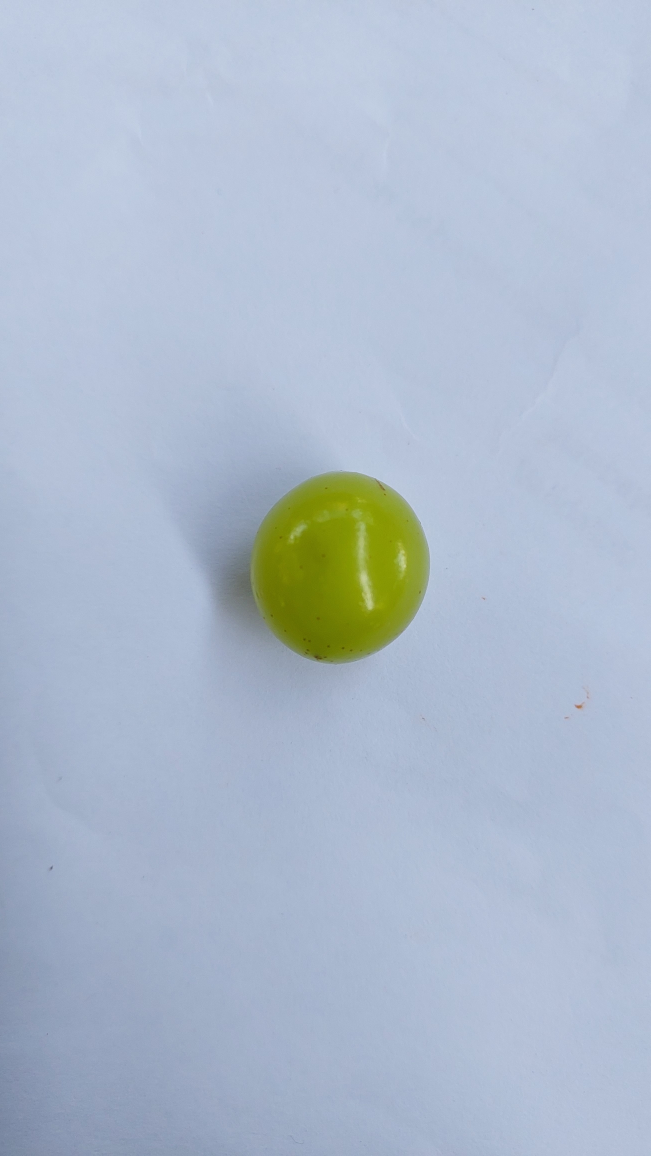
#> input picture Backend/Support/Cobaa3.jpg, 2604 x 4624 px (shown at 1/4 size)
$ python PreProcessingROICoba.py
#> lines starting #> are read from the running program, lines starting #| are printed output that depends on the picture; after the words box and inside, x2 and y2 are one past the last pixel; in counts of white or black regions, pixels touching at a corner belong together
import cv2
from os import walk
from os.path import join
import numpy as np

# Load gambar
image = cv2.imread('Cobaa3.jpg')
#> image is the input picture: shape (4624, 2604, 3); mean B, G, R 204.5, 186.9, 173.6

height, width, channel = image.shape
#> height = 4624; width = 2604; channel = 3

if height > width:
    crop_size = width
#> crop_size = 2604
    y = int ((height-width)/2)
#> y = 1010
    x=0
else:
    crop_size = height
    x = int ((width - height)/2)
    y=0

cropped_image = image[y:y+crop_size, x:x+crop_size]
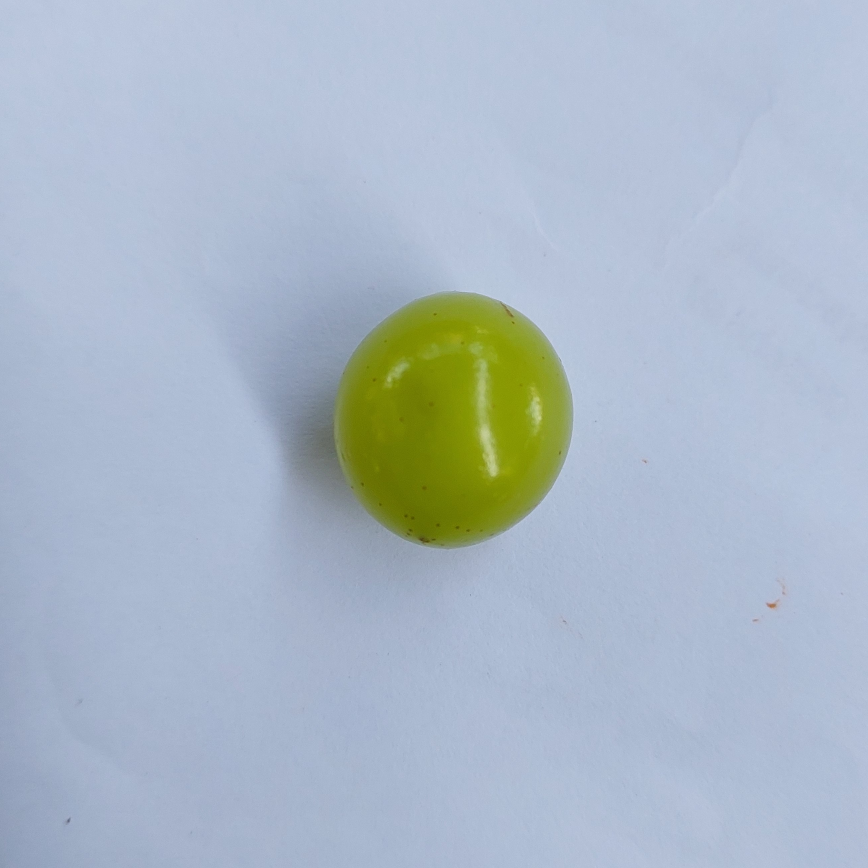
#> cropped_image: shape (2604, 2604, 3) (shown at 1/3 size); mean B, G, R 198.9, 185.2, 171.6

gray = cv2.cvtColor(cropped_image,cv2.COLOR_BGR2GRAY)
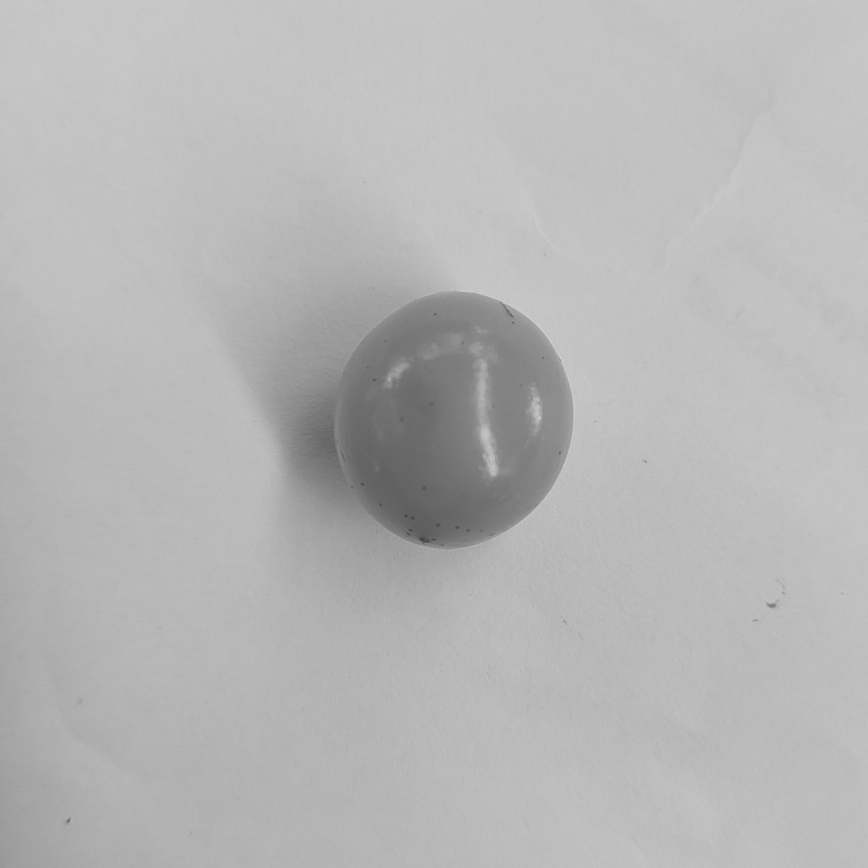
#> gray: shape (2604, 2604) (shown at 1/3 size); min 53, max 220, mean 182.7
_, thresh = cv2.threshold(
    gray, 0, 255, cv2.THRESH_BINARY_INV+cv2.THRESH_OTSU
)
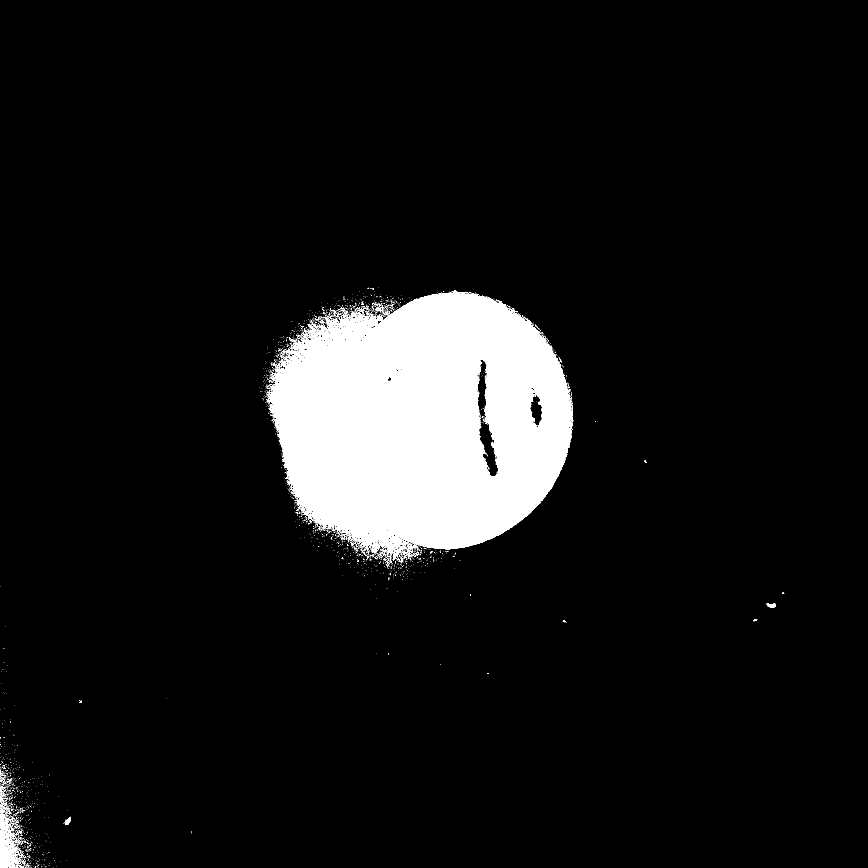
#> thresh: shape (2604, 2604) (shown at 1/3 size); 8% white; 3179 white regions (3108 under 20 px)
contours, _ = cv2.findContours(
    thresh, cv2.RETR_EXTERNAL, cv2. CHAIN_APPROX_SIMPLE
)
#> contours = 3086 contours, 3069 with area under 20; largest, box (x1, y1, x2, y2) and area: (801, 876, 1720, 1683) 543884, (0, 2420, 66, 2604) 4428, (2299, 1810, 2328, 1824) 246, (195, 2450, 213, 2475) 195, (0, 2376, 13, 2412) 69
cnt = max(contours, key=cv2.contourArea)
#> cnt = contour of 5535 points, box (x1, y1, x2, y2) (801, 876, 1720, 1683), area 543884

x, y, w, h, =cv2.boundingRect(cnt)
#> x = 801; y = 876; w = 919; h = 807

roi = cropped_image [y:y+h, x:x+w]
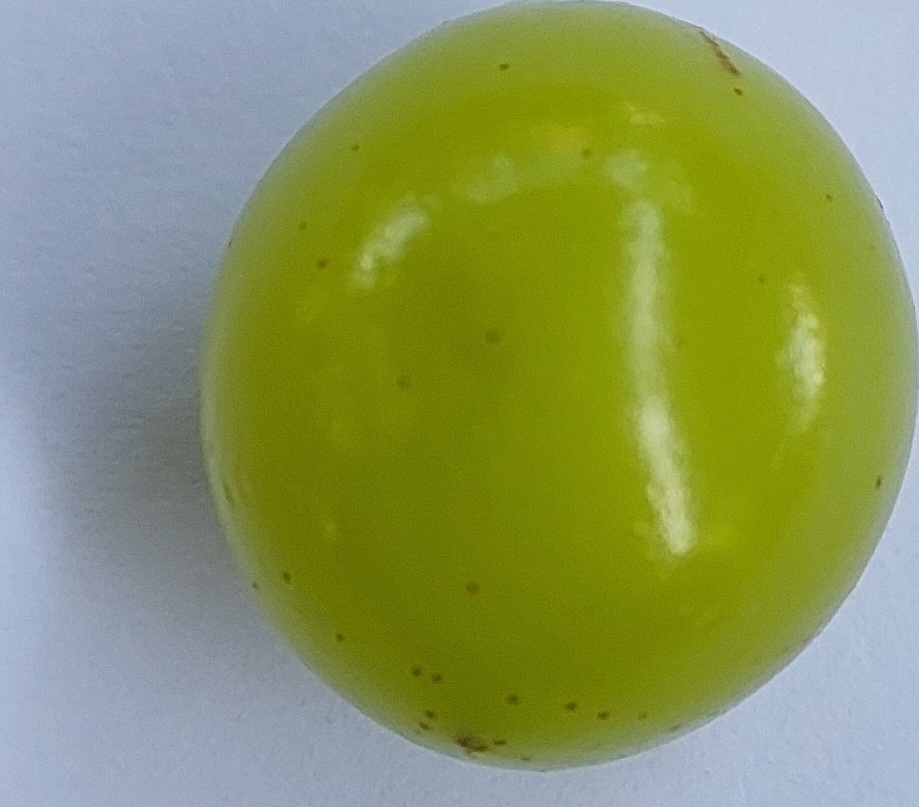
#> roi: shape (807, 919, 3); mean B, G, R 92.7, 150.8, 137.9

resize_roi = cv2.resize(roi, (1080, 1080))
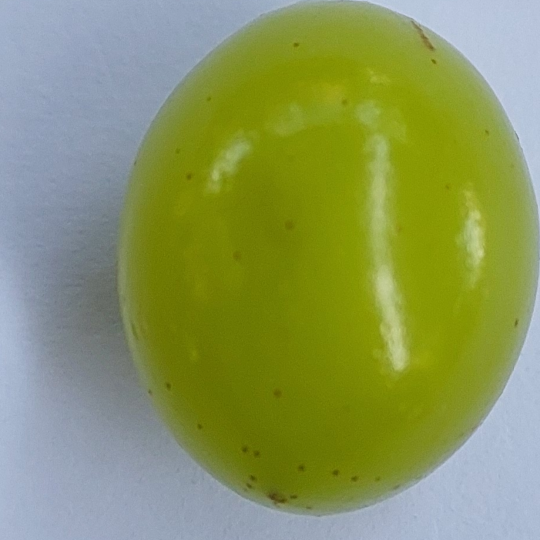
#> resize_roi: shape (1080, 1080, 3) (shown at 1/2 size); mean B, G, R 92.6, 150.7, 137.8

cv2.namedWindow('ROI', cv2.WINDOW_NORMAL)


# Atur ukuran jendela
cv2.resizeWindow('ROI', 600, 400)

cv2.imshow('awal', image)
cv2.imshow('ROI', roi)
cv2.imshow('resize', resize_roi)
cv2.waitKey(0)
cv2.destroyAllWindows()

$ run again, with Backend/Support/Cobaa2.jpg copied over Backend/Support/Cobaa3.jpg
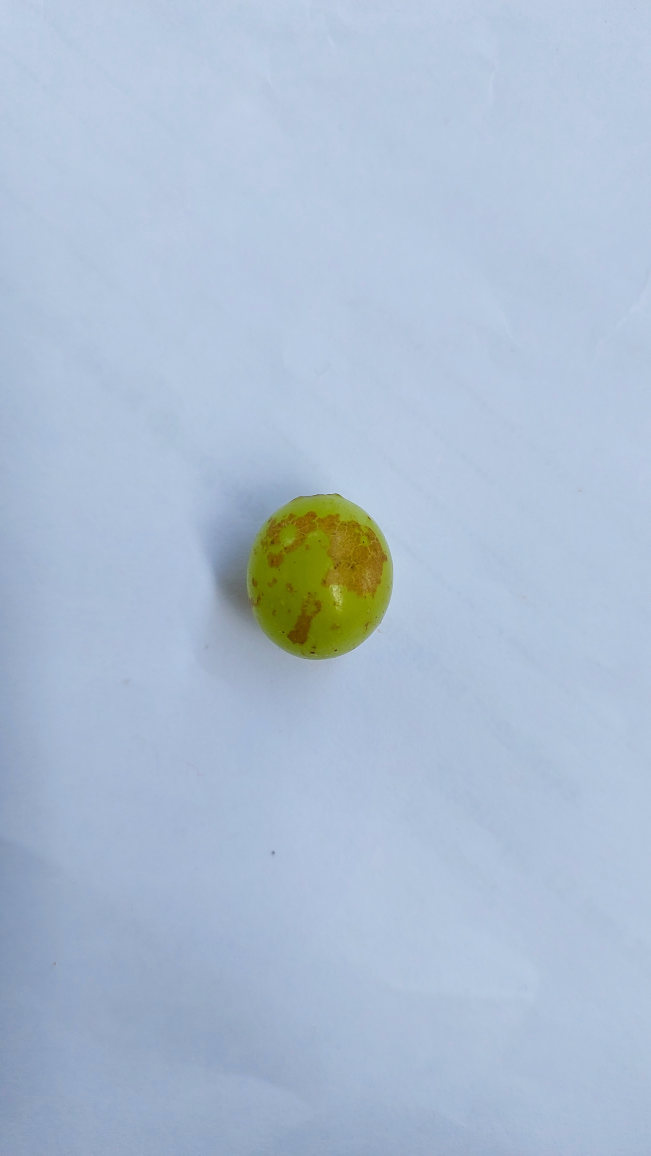
#> input picture Backend/Support/Cobaa2.jpg, 2604 x 4624 px (shown at 1/4 size)
#> image is the input picture: shape (4624, 2604, 3); mean B, G, R 210.7, 189.9, 172.9
#> `_, thresh = cv2.threshold( gray, 0, 255, cv2.THRESH_BINARY_INV+cv2.THR..`:
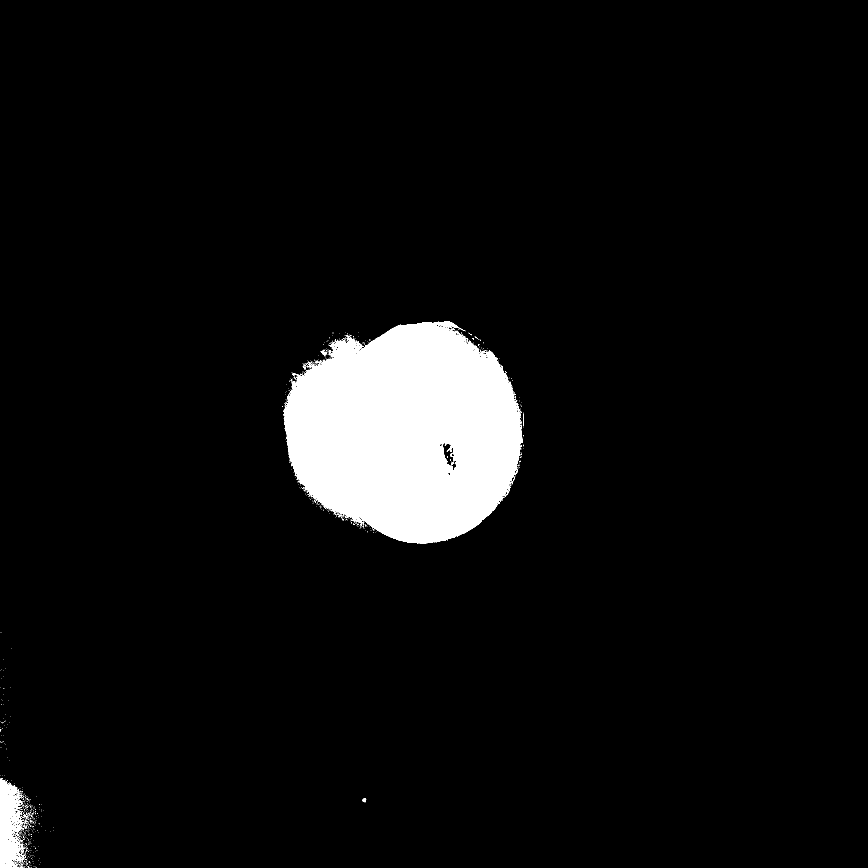
#> thresh: shape (2604, 2604) (shown at 1/3 size); 5.4% white; 1188 white regions (1169 under 20 px)
#> contours = 1173 contours, 1166 with area under 20; largest, box (x1, y1, x2, y2) and area: (849, 963, 1568, 1630) 355404, (0, 2334, 75, 2604) 11790, (1087, 2394, 1099, 2407) 82, (962, 1049, 980, 1067) 74, (54, 2475, 72, 2493) 27, (1369, 992, 1379, 1002) 22, (923, 1086, 932, 1104) 21
#> cnt = contour of 3241 points, box (x1, y1, x2, y2) (849, 963, 1568, 1630), area 355404
#> `x, y, w, h, =cv2.boundingRect(cnt)`: x = 849; y = 963; w = 719; h = 667
#> `resize_roi = cv2.resize(roi, (1080, 1080))`:
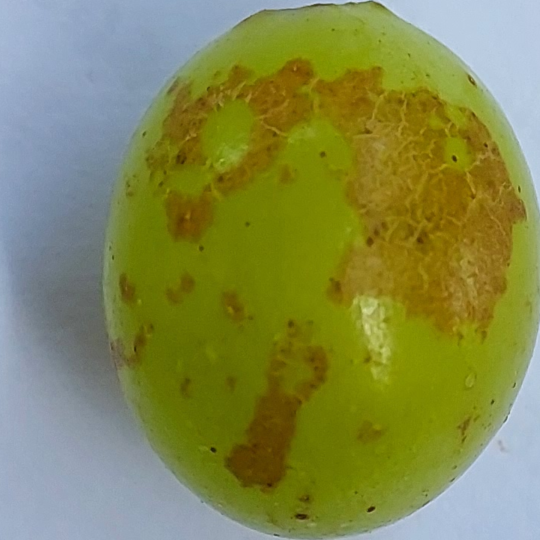
#> resize_roi: shape (1080, 1080, 3) (shown at 1/2 size); mean B, G, R 78.5, 137.9, 132.1

$ run again, with Backend/Support/Cobaa.jpg copied over Backend/Support/Cobaa3.jpg
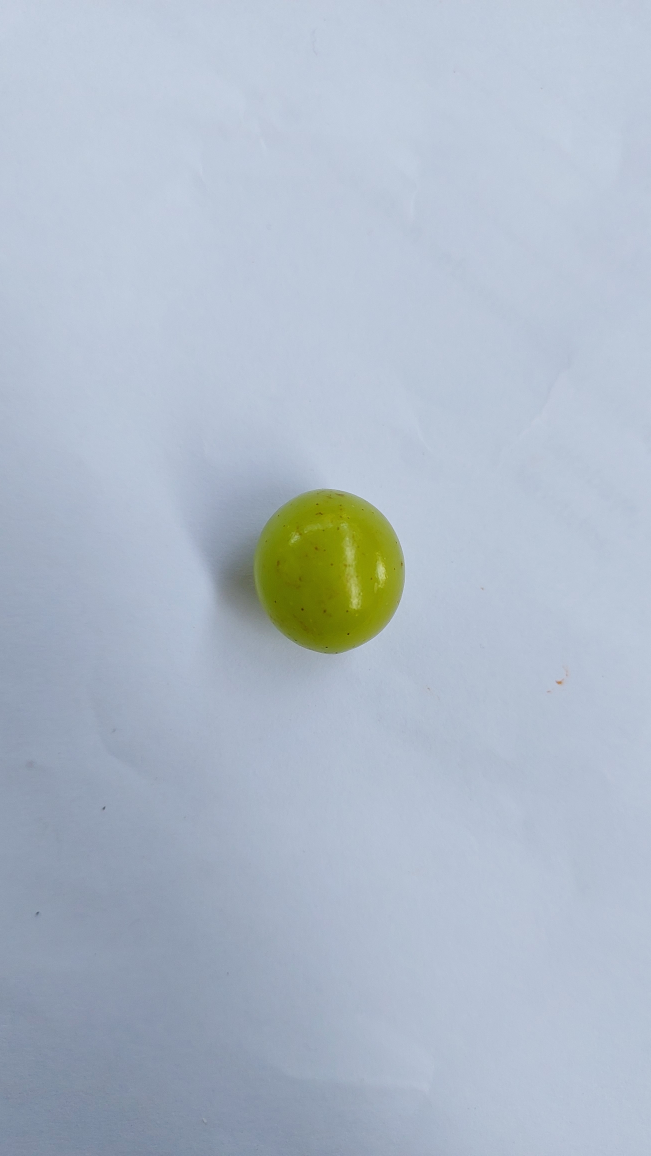
#> input picture Backend/Support/Cobaa.jpg, 2604 x 4624 px (shown at 1/4 size)
#> image is the input picture: shape (4624, 2604, 3); mean B, G, R 200.6, 186.6, 175
#> `_, thresh = cv2.threshold( gray, 0, 255, cv2.THRESH_BINARY_INV+cv2.THR..`:
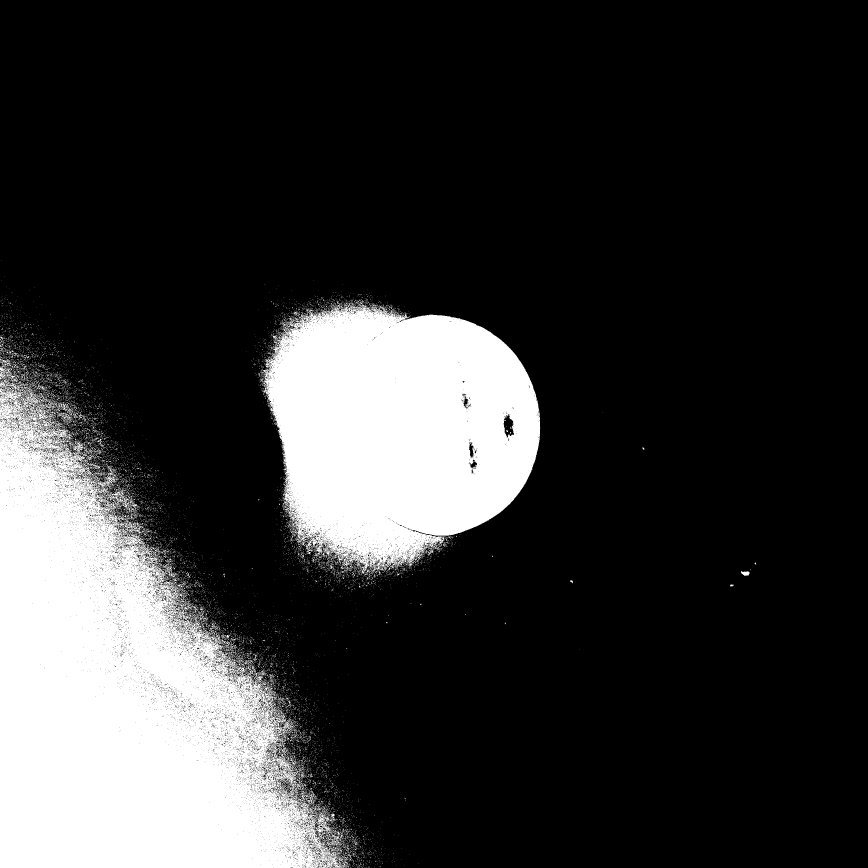
#> thresh: shape (2604, 2604) (shown at 1/3 size); 20.2% white; 11365 white regions (11150 under 20 px)
#> contours = 11250 contours, 11185 with area under 20; largest, box (x1, y1, x2, y2) and area: (0, 1092, 1048, 2604) 868416, (785, 902, 1621, 1721) 501804, (974, 2494, 1026, 2543) 798, (166, 1208, 221, 1247) 440, (169, 1235, 218, 1267) 273
#> cnt = contour of 10732 points, box (x1, y1, x2, y2) (0, 1092, 1048, 2604), area 868416
#> `x, y, w, h, =cv2.boundingRect(cnt)`: x = 0; y = 1092; w = 1048; h = 1512
#> `resize_roi = cv2.resize(roi, (1080, 1080))`:
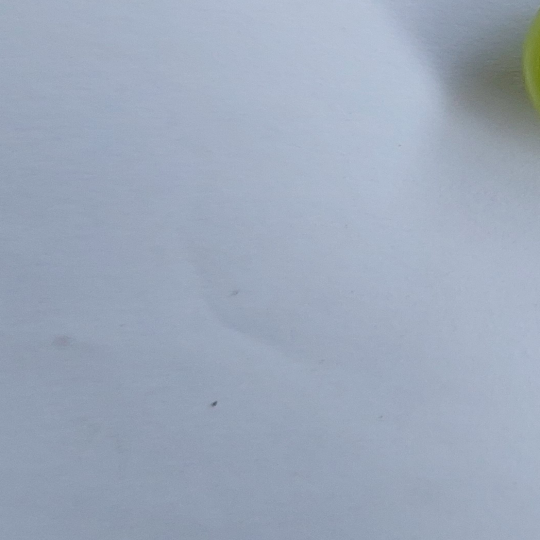
#> resize_roi: shape (1080, 1080, 3) (shown at 1/2 size); mean B, G, R 186.5, 168.7, 156.9
